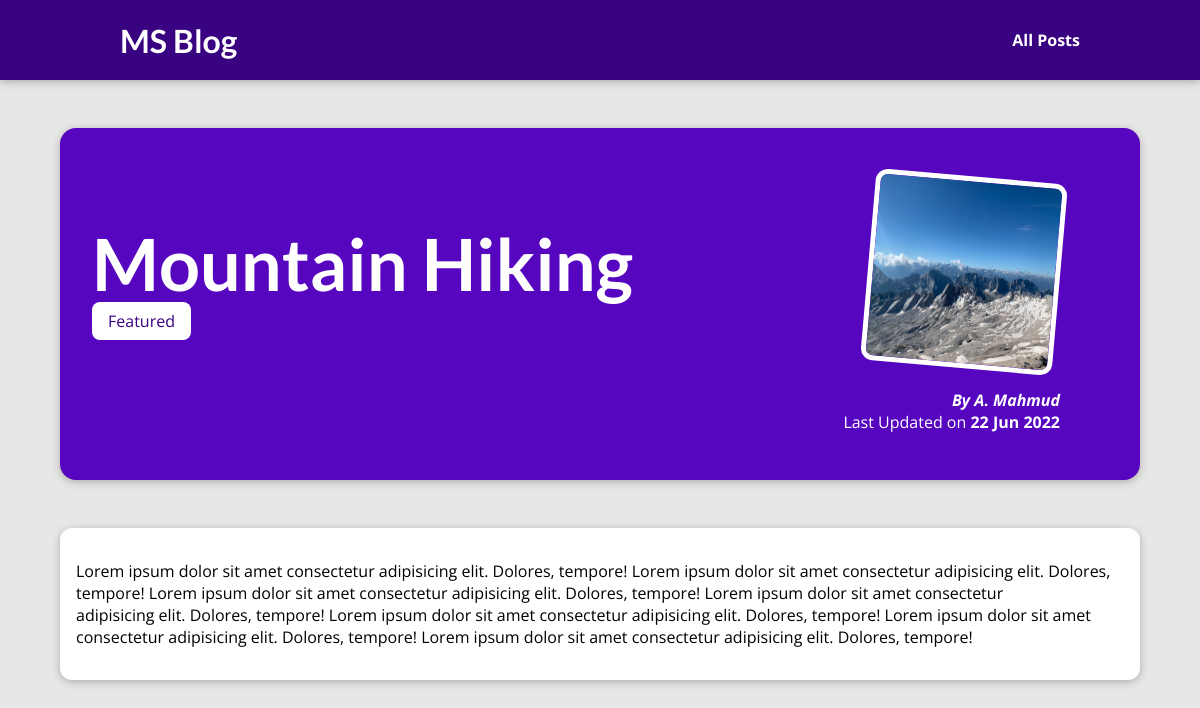
The page /posts/hike-in-the-mountains on the database its author committed.
### blog/models.py (models this page shows, shortened)
class Post(models.Model):
    title=models.CharField(max_length=15)
    excerpt=models.CharField(max_length=200)
    image_name=models.CharField(max_length=100)
    date=models.DateField(auto_now=True)
    slug=models.SlugField(unique=True,db_index=True)
    content=models.TextField(validators=[MinLengthValidator(10)])
    author=models.ForeignKey(Author,on_delete=models.SET_NULL,null=True,related_name="posts")
    tags=models.ManyToManyField(Tag,)

class Tag(models.Model):
    caption=models.CharField(max_length=20)

class Author(models.Model):
    first_name=models.CharField(max_length=100)
    last_name=models.CharField(max_length=100)
    email_address=models.EmailField()
    def full_name(self):
        return f"{self.first_name} {self.last_name}"
    def __str__(self):
        return self.full_name()

### blog/views.py (the view)
# urls.py: path("posts/<slug:slug>",views.post_detail,name='post-detail-page')
def post_detail(request,slug):
    identified_post=get_object_or_404(Post,slug=slug)
    return render(request,"blog/post-detail.html",{
        "post":identified_post,
        "post_tags":identified_post.tags.all()
    })

### blog/templates/blog/post-detail.html (shortened to what this page needs)
{%extends "base.html"%}
{%load static%}
{%block css_files%}
<link rel="stylesheet" href="{%static "blog/post-detail.css"%}">
{%endblock%}
{%block content%}
<section id="summary">
    <h2>{{post.title}}</h2>
    <div>
        {% for tag in post_tags %}
        <span class='tag'>{{tag.caption}}</span>
        {% endfor %}
    </div>
    <article>
        <img src="{%static "blog/images/"|add:post.image_name%}" alt="Post Title">
        <address>By <a href="mailto:{{post.author.email_address}}">{{post.author|title}}</a></address>
        <div>
            Last Updated on <time>{{post.date|date:"d M Y"}}</time>
        </div>
    </article>
</section>
<main>
    {{post.content|linebreaks}}
</main>
{%endblock%}

### templates/base.html (shortened to what this page needs)
{% load static %}
<!DOCTYPE html>
<html lang="en">
<head>
    <link rel="stylesheet" href="{%static "app.css"%}">
    {%block css_files%}{%endblock%}
</head>
<body>
    <header id="main-navigation">
        <h1><a href="{%url "starting-page"%}">MS Blog</a></h1>
        <nav>
            <a href="{%url "posts-page"%}">All Posts</a>
        </nav>
    </header>
    {%block content%}{%endblock%}
</body>
</html>

### static/app.css (style rules this page uses)
* { box-sizing: border-box; }
html { font-family: "Open Sans", "Lato", sans-serif; }
body { margin: 0; }
h1, h2, h3 { font-family: "Lato", sans-serif; font-weight: bold; }
#main-navigation { width: 100%; height: 5rem; display: flex; justify-content: space-between; align-items: center; padding: 0 10%; position: absolute; top: 0; left: 0; }
#main-navigation a { text-decoration: none; color: white; font-weight: bold; }

### blog/static/blog/post-detail.css (style rules this page uses)
body { background-color: #e7e7e7; }
#main-navigation { background-color: #390281; box-shadow: 0 2px 8px rgba(0, 0, 0, 0.25); }
#summary { margin: 8rem auto 3rem auto; padding: 2rem; width: 90%; max-width: 90rem; border-radius: 16px; background-color: #5706c0; position: relative; box-shadow: 0 2px 8px rgba(0, 0, 0, 0.25); height: 22rem; }
#summary h2 { color: white; font-size: 4.5rem; margin-bottom: 0.25rem; }
#summary article { position: absolute; top: 2rem; right: 3rem; padding: 1rem 2rem; border-radius: 12px; text-align: right; color: white; }
#summary article img { width: 12rem; height: 12rem; border-radius: 12px; transform: rotateZ(5deg); border: 5px solid white; margin-bottom: 1rem; }
#summary address { font-weight: bold; }
#summary a { color: white; text-decoration: none; }
#summary time { font-weight: bold; }
main { width: 90%; max-width: 90rem; margin: 3rem auto; background-color: white; padding: 1rem; border-radius: 12px; box-shadow: 0 2px 8px rgba(0, 0, 0, 0.25); }
.tag { background-color: white; color: #390281; padding: 0.5rem 1rem; border-radius: 8px; }

### rows shown on the page
Post: title "Mountain Hiking", image_name (picture), author "A. Mahmud", date "22 Jun 2022", content "Lorem ipsum dolor sit amet consectetur adipisicing elit. Dolores, tempore! Lorem ipsum dolor sit amet consectetur adipisicing elit. Dolores, tempore! Lorem ipsum dolor sit amet consectetur adipisicing elit. Dolores, tempore! Lorem ipsum dolor sit amet consectetur adipisicing elit. Dolores, tempore! Lorem ipsum dolor sit amet consectetur adipisicing elit. Dolores, tempore! Lorem ipsum dolor sit amet consectetur adipisicing elit. Dolores, tempore! Lorem ipsum dolor sit amet consectetur adipisicing elit. Dolores, tempore!"
Tag: caption "Featured"
